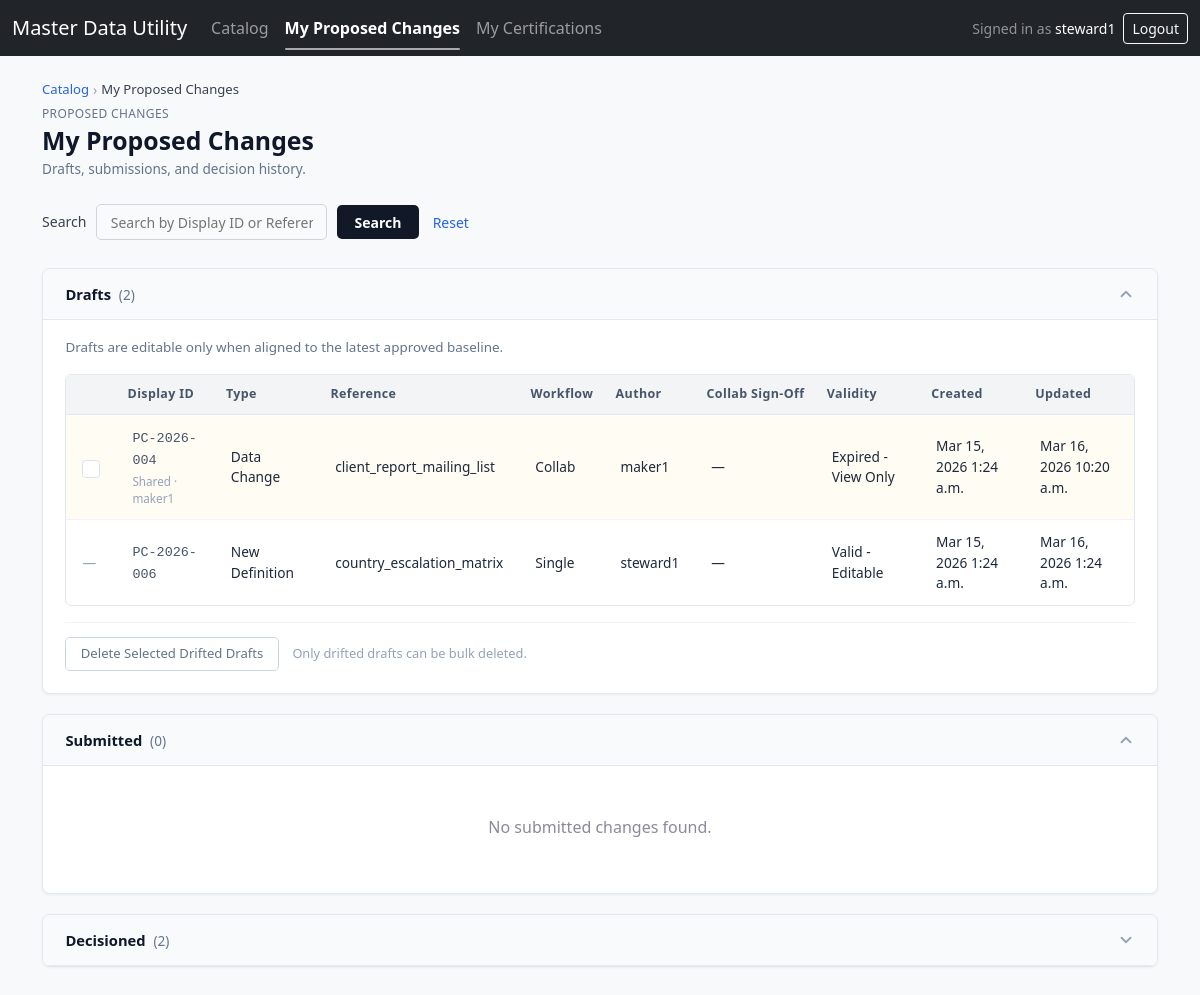
/proposed/ (signed in), run on an earlier commit of the app's database.
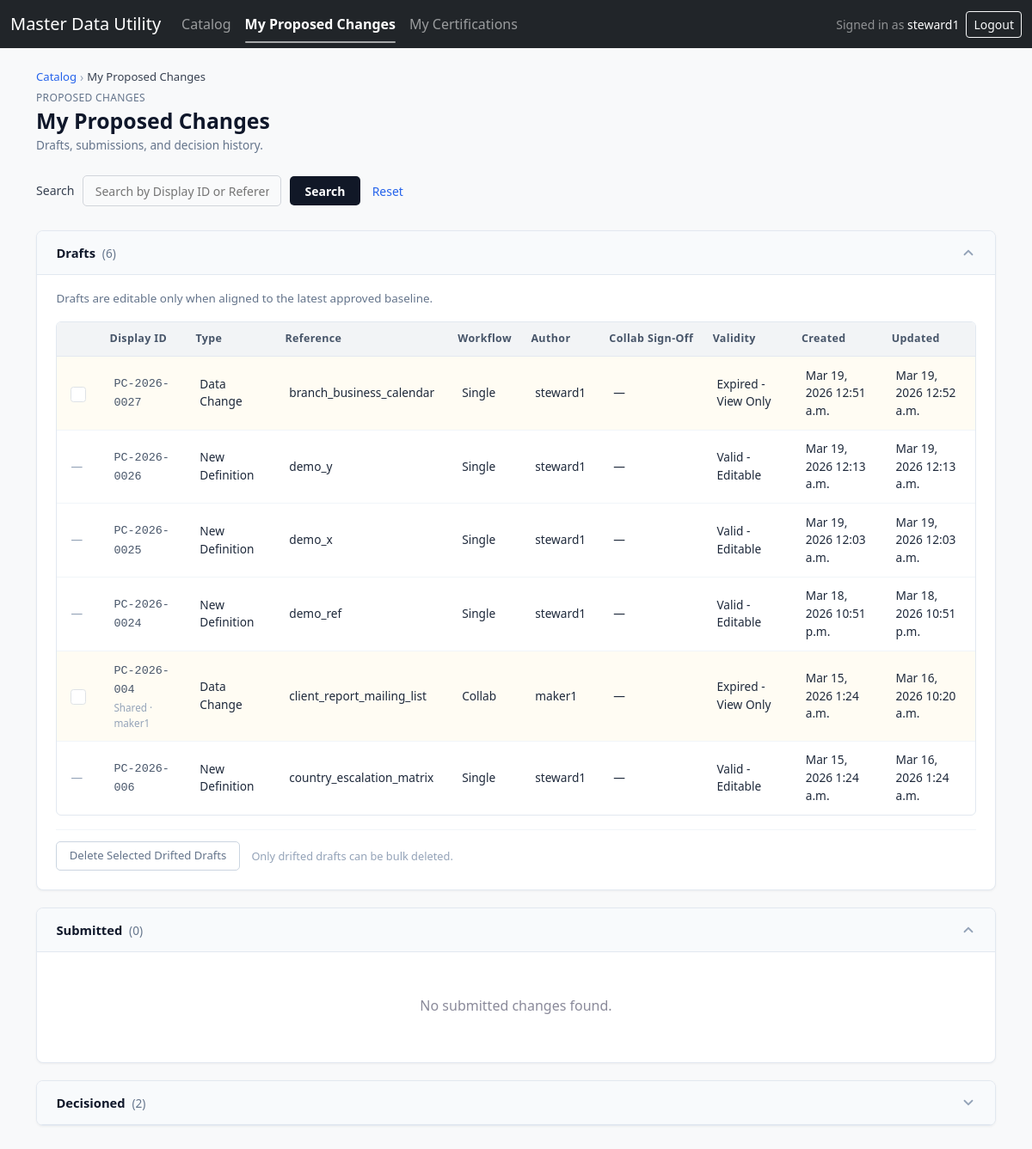
And on a later commit of the database.
### mdu/models.py (models this page shows, shortened)
class ChangeRequest(models.Model):
    class Status(models.TextChoices):
        DRAFT = "DRAFT", "Draft"
        SUBMITTED = "SUBMITTED", "Submitted"
        APPROVED = "APPROVED", "Approved"
        REJECTED = "REJECTED", "Rejected"
    class ChangeCategory(models.TextChoices):
        NONE = "", "— Select —"
        DATA_CORRECTION = "DATA_CORRECTION", "Data Correction"
        NEW_VALUE_ADD = "NEW_VALUE_ADD", "New Value Add"
        POLICY_COMPLIANCE = "POLICY_COMPLIANCE", "Policy / Compliance"
        OPERATIONAL_UPDATE = "OPERATIONAL_UPDATE", "Operational Update"
        ENHANCEMENT = "ENHANCEMENT", "Enhancement"
        OTHER = "OTHER", "Other"
    class CollaborationMode(models.TextChoices):
        SINGLE_OWNER = "SINGLE_OWNER", "Single-owner"
        COLLABORATIVE = "COLLABORATIVE", "Collaborative"
    class DDAReviewStatus(models.TextChoices):
        NOT_REQUIRED = "NOT_REQUIRED", "Not required"
        REQUIRED = "REQUIRED", "Required"
        PENDING = "PENDING", "Pending"
        APPROVED = "APPROVED", "Approved"
        REJECTED = "REJECTED", "Rejected"
    header = models.ForeignKey(MDUHeader, on_delete=models.CASCADE, related_name="changes")
    display_id = models.CharField(max_length=30, unique=True)
    draft_uuid = models.UUIDField(default=uuid.uuid4, unique=True, editable=False)
    lock_version = models.PositiveIntegerField(default=1)
    collaboration_mode = models.CharField(
        max_length=20,
        choices=CollaborationMode.choices,
        default=CollaborationMode.SINGLE_OWNER,
    )
    tracking_id = models.CharField(max_length=80, blank=True, default="")
    version = models.IntegerField(null=True, blank=True)
    status = models.CharField(max_length=20, choices=Status.choices, default=Status.DRAFT)
    operation_hint = models.CharField(max_length=40, blank=True, default="")
    override_retired_flag = models.CharField(max_length=1, default="N")
    dda_review_status = models.CharField(
        max_length=20,
        choices=DDAReviewStatus.choices,
        default=DDAReviewStatus.NOT_REQUIRED,
    )
    requested_by_sid = models.CharField(max_length=40, blank=True, default="")
    business_owner_sid = models.CharField(max_length=40, blank=True, default="")
    approver_ad_group = models.CharField(max_length=120, blank=True, default="")
    change_reason = models.CharField(max_length=400, blank=True, default="")
    change_ticket_ref = models.CharField(max_length=120, blank=True, default="")
    change_category = models.CharField(
        max_length=60,
        choices=ChangeCategory.choices,
        blank=True,
        default=ChangeCategory.NONE,
    )
    risk_impact = models.CharField(max_length=60, blank=True, default="")
    request_source_channel = models.CharField(max_length=60, blank=True, default="")
    request_source_system = models.CharField(max_length=60, blank=True, default="")
    payload_json = models.TextField(blank=True, default="")
    submitted_at = models.DateTimeField(null=True, blank=True)
    decided_at = models.DateTimeField(null=True, blank=True)
    decision_note = models.TextField(blank=True, default="")
    decided_by_sid = models.CharField(max_length=40, blank=True, default="")
    override_scope_flag = models.BooleanField(default=False)
    override_scope_reason = models.CharField(max_length=400, blank=True, default="")
    created_by = models.ForeignKey(
        User, on_delete=models.SET_NULL, null=True, blank=True, related_name="created_changes"
    )
    contributors = models.ManyToManyField(
        User,
        blank=True,
        related_name="collab_changes",
    )
    created_at = models.DateTimeField(default=timezone.now)
    updated_at = models.DateTimeField(auto_now=True)
    bulk_add_count = models.PositiveSmallIntegerField(default=0)
    class Meta:
        constraints = [
            models.UniqueConstraint(
                fields=["header", "collaboration_mode"],
                condition=models.Q(status="SUBMITTED", collaboration_mode="SINGLE_OWNER"),
                name="uniq_submitted_cr_per_header_single_owner",
            )
        ]

class MDUHeader(models.Model):
    class Status(models.TextChoices):
        ACTIVE = "ACTIVE", "Active"
        IN_REVIEW = "IN_REVIEW", "Pre-Publish"
        RETIRED = "RETIRED", "Retired"
    class DataClassification(models.TextChoices):
        GENERAL = "GENERAL", "GENERAL Reference Data"
        CLASSIFIED = "CLASSIFIED", "CLASSIFIED Reference Data"
    class CollaborationMode(models.TextChoices):
        SINGLE_OWNER = "SINGLE_OWNER", "Single-owner"
        COLLABORATIVE = "COLLABORATIVE", "Collaborative"
    class ApprovalModel(models.TextChoices):
        REFERENCE_LEVEL = "REFERENCE_LEVEL", "Reference-level"
        ROW_LEVEL = "ROW_LEVEL", "Row-level"
    class ApprovalScope(models.TextChoices):
        GLOBAL = "GLOBAL", "Global"
        REGIONAL = "REGIONAL", "Regional"
    ref_name = models.CharField(max_length=200, unique=True, validators=[_safe_name_validator])
    ref_type = models.CharField(max_length=20, default="map")
    mode = models.CharField(max_length=20, default="versioning")
    status = models.CharField(max_length=20, choices=Status.choices, default=Status.IN_REVIEW)
    description = models.CharField(max_length=400, blank=True, default="")
    owner_group = models.CharField(max_length=120, blank=True, default="")
    tags = models.CharField(max_length=400, blank=True, default="")
    category = models.CharField(max_length=120, blank=True, default="")
    data_classification = models.CharField(
        max_length=20,
        choices=DataClassification.choices,
        default=DataClassification.GENERAL,
    )
    collaboration_mode = models.CharField(
        max_length=20,
        choices=CollaborationMode.choices,
        default=CollaborationMode.SINGLE_OWNER,
    )
    owning_domain_lob = models.CharField(max_length=120, blank=True, default="")
    approval_model = models.CharField(
        max_length=30,
        choices=ApprovalModel.choices,
        default=ApprovalModel.REFERENCE_LEVEL,
    )
    approval_scope = models.CharField(
        max_length=20,
        choices=ApprovalScope.choices,
        default=ApprovalScope.GLOBAL,
    )
    approver_group_mapping = models.TextField(blank=True, default="")
    certification_required = models.BooleanField(
        default=False,
        help_text="Whether periodic certification is required for this reference.",
    )
    effective_dating_rules = models.CharField(max_length=200, blank=True, default="")
    history_retention_expectations = models.CharField(max_length=200, blank=True, default="")
    created_at = models.DateTimeField(default=timezone.now)
    updated_at = models.DateTimeField(auto_now=True)
    last_approved_change = models.ForeignKey(
        "ChangeRequest",
        on_delete=models.SET_NULL,
        null=True,
        blank=True,
        related_name="as_last_for_headers",
    )

### mdu/views.py (the view)
# urls.py: path("proposed/", views.proposed_change_list, name="proposed_change_list"),
@group_required("maker", "steward", "approver")
def proposed_change_list(request):
    q = (request.GET.get("q") or "").strip()
    base = ChangeRequest.objects.select_related("header", "created_by").order_by("-updated_at", "-id")
    if q:
        base = base.filter(Q(display_id__icontains=q) | Q(header__ref_name__icontains=q))
    my = base.filter(Q(created_by=request.user) | Q(contributors=request.user)).distinct()
    drafts = list(my.filter(status=ChangeRequest.Status.DRAFT))
    submitted = list(my.filter(status=ChangeRequest.Status.SUBMITTED, created_by=request.user))
    decisioned_qs = my.filter(
        status__in=[ChangeRequest.Status.APPROVED, ChangeRequest.Status.REJECTED],
        created_by=request.user,
    ).order_by("-decided_at")
    dec_page_number = request.GET.get("dec_page", 1)
    dec_paginator = Paginator(decisioned_qs, 10)  # ← change 10 to adjust page size
    decisioned_page = dec_paginator.get_page(dec_page_number)
    header_cache: dict[int, dict[str, str | int | None]] = {}
    drifted_ids: set[int] = set()
    for d in drafts:
        h = d.header
        if h.pk not in header_cache:
            baseline_payload_latest, baseline_version_latest = _current_baseline_for_header(h)
            header_cache[h.pk] = {
                "baseline_version": baseline_version_latest,
                "baseline_fp": _normalized_payload_fingerprint(baseline_payload_latest),
            }
        info = header_cache[h.pk]
        baseline_version_latest = info.get("baseline_version")
        baseline_fp_latest = info.get("baseline_fp")
        aligned = False
        if h.last_approved_change is None:
            aligned = True
        elif d.version is not None and baseline_version_latest is not None:
            aligned = (d.version == baseline_version_latest)
        else:
            aligned = (_normalized_payload_fingerprint(d.payload_json or "") == baseline_fp_latest)
        if not aligned:
            drifted_ids.add(d.pk)
    breadcrumbs = [
        _crumb("Catalog", reverse("mdu:catalog")),
        _crumb("My Proposed Changes", None),
    ]
    maker2 = _get_maker2_user()
    maker2_name = getattr(maker2, "username", None)
    def _decorate(ch):
        ch.ref_kind_label = _ref_kind_label(ch.header)
        ch.author_label = getattr(ch.created_by, "username", "") or ""
        ch.cr_type_label = "New Definition" if ch.operation_hint == "DEFINE" else "Data Change"
        if getattr(ch.header, "collaboration_mode", "").upper() == "COLLABORATIVE" and maker2_name:
            touched = _collab_touched_by_set(ch.payload_json or {})
            ch.maker2_status_label = "Complete" if maker2_name in touched else "Waiting"
        else:
            ch.maker2_status_label = "—"
        return ch
    drafts = [_decorate(c) for c in drafts]
    submitted = [_decorate(c) for c in submitted]
    decisioned = [_decorate(c) for c in decisioned_page]
    return render(request, "mdu/proposed_change_list.html", {
        "q": q,
        "drafts": drafts,
        "submitted": submitted,
        "decisioned": decisioned,
        "decisioned_page": decisioned_page,
        "drifted_ids": drifted_ids,
        "breadcrumbs": breadcrumbs,
        **_role_flags(request.user),
    })

### mdu/templates/mdu/proposed_change_list.html (shortened to what the changed rows need)
{% extends "base.html" %}
{% load mdu_extras %}
{% block content %}
<h1 class="pcl-page-title">My Proposed Changes</h1>
<details class="pcl-section" open>
  <summary>
    <span class="pcl-section-title">Drafts <span class="pcl-section-count">({{ drafts|length }})</span></span>
  </summary>
  <div class="pcl-section-body">
    {% if drafts %}
    <form method="post" action="{% url 'mdu:draft_bulk_delete' %}">
      <div class="pcl-table-wrap">
        <table class="pcl-table">
          <thead>
            <tr>
              <th style="width:2%;"></th>
              <th>Display ID</th>
              <th>Type</th>
              <th>Reference</th>
              <th>Workflow</th>
              <th>Author</th>
              <th>Collab Sign-Off</th>
              <th>Validity</th>
              <th>Created</th>
              <th>Updated</th>
            </tr>
          </thead>
          <tbody>
            {% for d in drafts %}
            <tr data-href="{% url 'mdu:proposed_change_detail' pk=d.pk %}"
                role="button" tabindex="0"
                class="clickable-row {% if d.pk in drifted_ids %}pcl-drifted{% endif %}">
              <td>
                {% if d.pk in drifted_ids %}
                  <input class="form-check-input" type="checkbox" name="draft_ids" value="{{ d.pk }}" aria-label="Select drifted draft" onclick="event.stopPropagation();" style="width:18px;height:18px;cursor:pointer;">
                {% else %}
                  <span class="pcl-cell-empty">&mdash;</span>
                {% endif %}
              </td>
              <td>
                <span class="pcl-cell-meta" style="font-family:ui-monospace,SFMono-Regular,monospace;font-size:.84rem;">{{ d.display_id }}</span>
                {% if d.created_by and d.created_by != user %}
                  <span class="pcl-badge-sub">Shared &middot; {{ d.created_by.username }}</span>
                {% endif %}
              </td>
              <td class="pcl-cell-meta">{{ d.cr_type_label }}</td>
              <td class="pcl-cell-meta">{{ d.header.ref_name }}</td>
              <td class="pcl-cell-meta">{{ d.ref_kind_label }}</td>
              <td class="pcl-cell-meta">{{ d.author_label }}</td>
              <td class="pcl-cell-meta">{{ d.maker2_status_label }}</td>
              <td class="pcl-cell-meta">
                {% if d.pk in drifted_ids %}
                  Expired - View Only
                {% else %}
                  Valid - Editable
                {% endif %}
              </td>
              <td class="pcl-cell-meta">{{ d.created_at|date:"M d, Y g:i a" }}</td>
              <td class="pcl-cell-meta">{{ d.updated_at|date:"M d, Y g:i a" }}</td>
            </tr>
            {% endfor %}
          </tbody>
        </table>
      </div>
    </form>
    {% else %}
      <div class="pcl-empty">No drafts found.</div>
    {% endif %}
  </div>
</details>
{% endblock %}

### templates/base.html (shortened to what this page needs)
{% load static %}
{% load mdu_extras %}
<!doctype html>
<html lang="en">
<head>
  <link href="https://cdn.jsdelivr.net/npm/bootstrap@5.3.3/dist/css/bootstrap.min.css" rel="stylesheet">
  <link rel="stylesheet" href="{% static 'mdu/css/app.css' %}?v=20260127-locked-rows">
</head>
<body class="bg-light">
  <nav class="navbar navbar-expand-lg navbar-dark bg-dark" style="position:sticky; top:0; z-index:1030;">
    <div class="container-fluid">
      <a class="navbar-brand" href="{% url 'mdu:catalog' %}">Master Data Utility</a>
      <div class="collapse navbar-collapse" id="nav">
        <ul class="navbar-nav me-auto mb-2 mb-lg-0">
          <li class="nav-item"><a class="nav-link {% if request.path == '/' or request.path == '/catalog/' %}nav-link-active{% endif %}" href="{% url 'mdu:catalog' %}">Catalog</a></li>
          {% if not request.user|in_group:"approver" and not request.user|in_group:"business_owner" %}
          <li class="nav-item"><a class="nav-link {% if '/proposed/' in request.path or '/propose/' in request.path %}nav-link-active{% endif %}" href="{% url 'mdu:proposed_change_list' %}">My Proposed Changes</a></li>
          {% endif %}
          {% if request.user|in_group:"steward" or request.user|in_group:"approver" or request.user|in_group:"business_owner" %}
          <li class="nav-item"><a class="nav-link {% if '/certifications/' in request.path %}nav-link-active{% endif %}" href="{% url 'mdu:cert_list' %}">My Certifications</a></li>
          {% endif %}
        </ul>
        {% if request.user.is_authenticated %}
          <div class="d-flex align-items-center gap-2">
            <span class="text-white-50 small">
              Signed in as <span class="text-white">{{ request.user.username }}</span>
            </span>
            <form method="post" action="{% url 'logout' %}">
              <button type="submit" class="btn btn-sm btn-outline-light">Logout</button>
            </form>
          </div>
        {% endif %}
      </div>
    </div>
  </nav>
  <main class="container py-4">
    {% if breadcrumbs %}
      <nav aria-label="breadcrumb" class="mdu-breadcrumb-nav">
        {% for crumb in breadcrumbs %}
          {% if crumb.url %}
            <a href="{{ crumb.url }}" class="mdu-bc-link">{{ crumb.label }}</a>
            <span class="mdu-bc-sep">&rsaquo;</span>
          {% else %}
            <span class="mdu-bc-current">{{ crumb.label }}</span>
          {% endif %}
        {% endfor %}
      </nav>
    {% endif %}
    {% block content %}{% endblock %}
  </main>
</body>
</html>

What changed in the data, as far as the page shows it:
added ChangeRequest: display_id "PC-2026-0027", cr_type_label "Data Change", header.ref_name "branch_business_calendar", ref_kind_label "Single", author_label "steward1", maker2_status_label "—", shows "Expired - View Only", created_at "Mar 19, 2026 12:51 a.m.", updated_at "Mar 19, 2026 12:52 a.m."
added ChangeRequest: display_id "PC-2026-0026", cr_type_label "New Definition", header.ref_name "demo_y", ref_kind_label "Single", author_label "steward1", maker2_status_label "—", shows "Valid - Editable", created_at "Mar 19, 2026 12:13 a.m.", updated_at "Mar 19, 2026 12:13 a.m."
added ChangeRequest: display_id "PC-2026-0025", cr_type_label "New Definition", header.ref_name "demo_x", ref_kind_label "Single", author_label "steward1", maker2_status_label "—", shows "Valid - Editable", created_at "Mar 19, 2026 12:03 a.m.", updated_at "Mar 19, 2026 12:03 a.m."
added ChangeRequest: display_id "PC-2026-0024", cr_type_label "New Definition", header.ref_name "demo_ref", ref_kind_label "Single", author_label "steward1", maker2_status_label "—", shows "Valid - Editable", created_at "Mar 18, 2026 10:51 p.m.", updated_at "Mar 18, 2026 10:51 p.m."
Also different on the page:
{{ drafts|length }}: "2" → "6"
